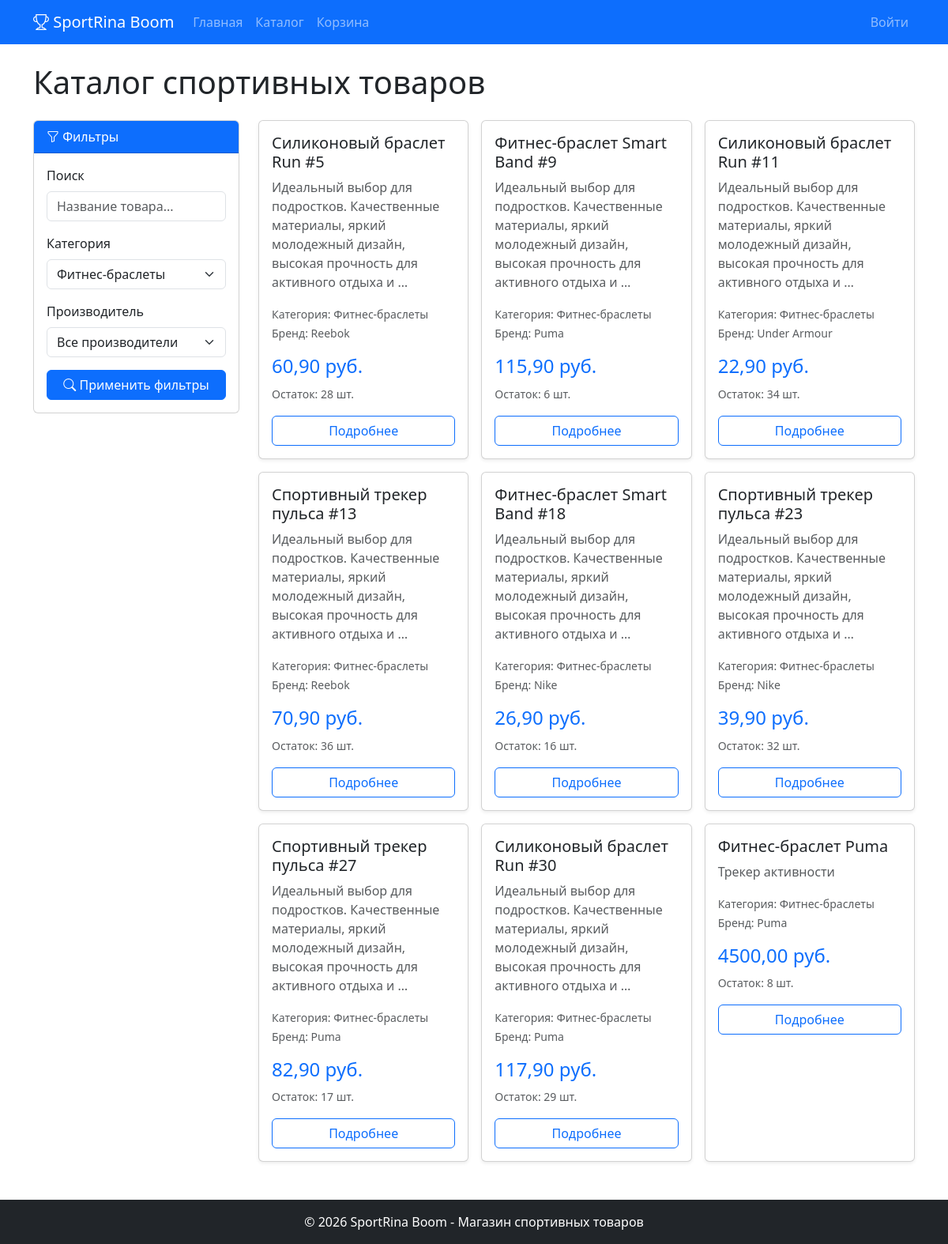
Screenshot of /catalog/?category=13 with the database file from the repository.
### store/models.py (models this page shows, shortened)
class Product(models.Model):
    title = models.CharField(max_length=200, verbose_name='Название')
    description = models.TextField(verbose_name='Описание', blank=True)
    price = models.DecimalField(
        max_digits=10, decimal_places=2,
        verbose_name='Цена',
        validators=[MinValueValidator(0.0)]
    )
    stock_quantity = models.PositiveIntegerField(verbose_name='Количество на складе', default=0)
    image = models.ImageField(upload_to='products/', blank=True, null=True, verbose_name='Изображение')
    category = models.ForeignKey(Category, on_delete=models.CASCADE, verbose_name='Категория')
    manufacturer = models.ForeignKey(Manufacturer, on_delete=models.CASCADE, verbose_name='Производитель')
    class Meta:
        verbose_name = 'Товар'
        verbose_name_plural = 'Товары'

class Category(models.Model):
    name = models.CharField(max_length=200, verbose_name='Название категории')
    class Meta:
        verbose_name = 'Категория'
        verbose_name_plural = 'Категории'

class Manufacturer(models.Model):
    name = models.CharField(max_length=200, verbose_name='Название производителя')
    class Meta:
        verbose_name = 'Производитель'
        verbose_name_plural = 'Производители'

### store/views.py (the view)
# urls.py: path('catalog/', views.product_list, name='product_list'),
def product_list(request):
    products = Product.objects.all()
    categories = Category.objects.all()
    manufacturers = Manufacturer.objects.all()
    search_query = request.GET.get('search', '')
    if search_query:
        products = products.filter(
            Q(title__icontains=search_query) | Q(description__icontains=search_query)
        )
    category_id = request.GET.get('category', '')
    if category_id:
        products = products.filter(category_id=category_id)
    manufacturer_id = request.GET.get('manufacturer', '')
    if manufacturer_id:
        products = products.filter(manufacturer_id=manufacturer_id)
    paginator = Paginator(products, 9)
    page_number = request.GET.get('page')
    page_obj = paginator.get_page(page_number)
    return render(request, 'shop/catalog.html', {
        'products': page_obj,
        'categories': categories,
        'manufacturers': manufacturers,
        'search_query': search_query,
        'selected_category': category_id,
        'selected_manufacturer': manufacturer_id,
        'page_obj': page_obj,
    })

### store/templates/shop/catalog.html (shortened to what this page needs)
{% extends 'base.html' %}
{% load static %}
{% block content %}
<h1 class="mb-4">Каталог спортивных товаров</h1>
<div class="row">
    <div class="col-md-3 mb-4">
        <div class="card">
            <div class="card-header bg-primary text-white">
                <i class="bi bi-funnel"></i> Фильтры
            </div>
            <div class="card-body">
                <form method="get" action="/catalog/">
                    <div class="mb-3">
                        <label class="form-label">Поиск</label>
                        <input type="text" name="search" class="form-control"
                               placeholder="Название товара..."
                               value="{{ search_query }}">
                    </div>
                    <div class="mb-3">
                        <label class="form-label">Категория</label>
                        <select name="category" class="form-select">
                            {% for category in categories %}
                                <option value="{{ category.id }}"
                                    {% if selected_category == category.id|stringformat:"d" %}selected{% endif %}>
                                    {{ category.name }}
                                </option>
                            {% endfor %}
                        </select>
                    </div>
                    <div class="mb-3">
                        <label class="form-label">Производитель</label>
                        <select name="manufacturer" class="form-select">
                            <option value="">Все производители</option>
                        </select>
                    </div>
                    <button type="submit" class="btn btn-primary w-100">
                        <i class="bi bi-search"></i> Применить фильтры
                    </button>
                </form>
            </div>
        </div>
    </div>
    <div class="col-md-9">
        {% if products %}
            <div class="row row-cols-1 row-cols-md-2 row-cols-lg-3 g-3">
                {% for product in products %}
                <div class="col">
                    <div class="card h-100 shadow-sm">
                        <div class="card-body">
                            <h5 class="card-title">{{ product.title }}</h5>
                            <p class="card-text text-muted">{{ product.description|truncatewords:15 }}</p>
                            <p class="card-text">
                                <small class="text-muted">
                                    Категория: {{ product.category.name }}<br>
                                    Бренд: {{ product.manufacturer.name }}
                                </small>
                            </p>
                            <h4 class="text-primary">{{ product.price }} руб.</h4>
                            <p class="card-text">
                                <small class="text-muted">Остаток: {{ product.stock_quantity }} шт.</small>
                            </p>
                            <a href="/catalog/{{ product.pk }}/" class="btn btn-outline-primary w-100">
                                Подробнее
                            </a>
                        </div>
                    </div>
                </div>
                {% endfor %}
            </div>
        {% else %}
            <div class="text-center py-5">
                <i class="bi bi-box-seam display-4 text-muted"></i>
                <p class="mt-3">Товары не найдены</p>
            </div>
        {% endif %}
    </div>
</div>
{% endblock %}

### rows the page displays
Product: title "Силиконовый браслет Run #5", description "Идеальный выбор для подростков. Качественные материалы, яркий молодежный дизайн, высокая прочность для активного отдыха и …", category.name "Фитнес-браслеты", manufacturer.name "Reebok", price "60,90", stock_quantity "28"
Product: title "Фитнес-браслет Smart Band #9", description "Идеальный выбор для подростков. Качественные материалы, яркий молодежный дизайн, высокая прочность для активного отдыха и …", category.name "Фитнес-браслеты", manufacturer.name "Puma", price "115,90", stock_quantity "6"
Product: title "Силиконовый браслет Run #11", description "Идеальный выбор для подростков. Качественные материалы, яркий молодежный дизайн, высокая прочность для активного отдыха и …", category.name "Фитнес-браслеты", manufacturer.name "Under Armour", price "22,90", stock_quantity "34"
Product: title "Спортивный трекер пульса #13", description "Идеальный выбор для подростков. Качественные материалы, яркий молодежный дизайн, высокая прочность для активного отдыха и …", category.name "Фитнес-браслеты", manufacturer.name "Reebok", price "70,90", stock_quantity "36"
Product: title "Фитнес-браслет Smart Band #18", description "Идеальный выбор для подростков. Качественные материалы, яркий молодежный дизайн, высокая прочность для активного отдыха и …", category.name "Фитнес-браслеты", manufacturer.name "Nike", price "26,90", stock_quantity "16"
Product: title "Спортивный трекер пульса #23", description "Идеальный выбор для подростков. Качественные материалы, яркий молодежный дизайн, высокая прочность для активного отдыха и …", category.name "Фитнес-браслеты", manufacturer.name "Nike", price "39,90", stock_quantity "32"
Product: title "Спортивный трекер пульса #27", description "Идеальный выбор для подростков. Качественные материалы, яркий молодежный дизайн, высокая прочность для активного отдыха и …", category.name "Фитнес-браслеты", manufacturer.name "Puma", price "82,90", stock_quantity "17"
Product: title "Силиконовый браслет Run #30", description "Идеальный выбор для подростков. Качественные материалы, яркий молодежный дизайн, высокая прочность для активного отдыха и …", category.name "Фитнес-браслеты", manufacturer.name "Puma", price "117,90", stock_quantity "29"
Product: title "Фитнес-браслет Puma", description "Трекер активности", category.name "Фитнес-браслеты", manufacturer.name "Puma", price "4500,00", stock_quantity "8"

### other values shown
form field category "Фитнес-браслеты"
